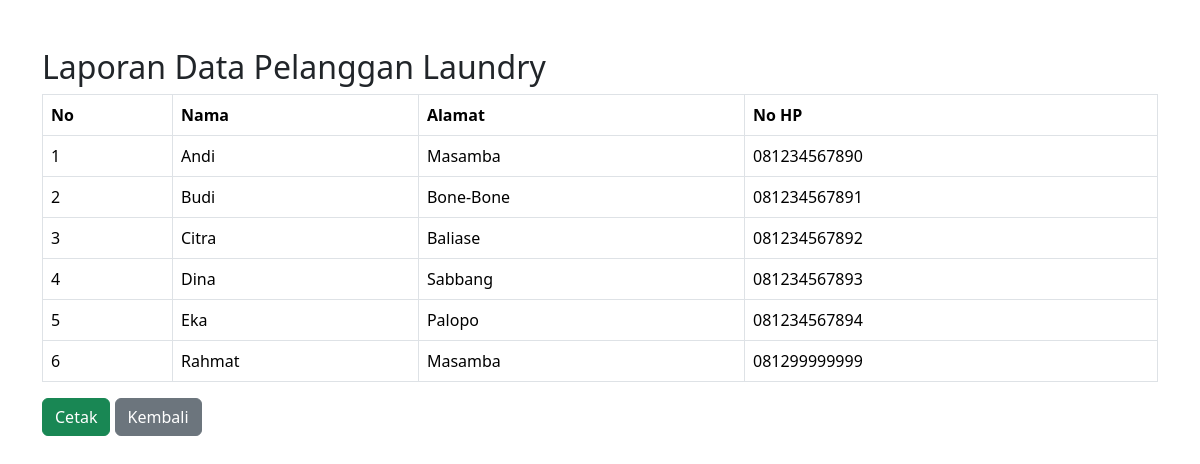
The app's page /laporan.php with its own data.
### tables this page shows
CREATE TABLE `pelanggan` (
  `id_pelanggan` int(11) NOT NULL,
  `nama_pelanggan` varchar(100) NOT NULL,
  `alamat` text DEFAULT NULL,
  `no_hp` varchar(15) DEFAULT NULL
);

### laporan.php (the view, shortened to what this page needs)
<?php
include 'koneksi.php';
?>
<!DOCTYPE html>
<html>
<head>
<link href="https://cdn.jsdelivr.net/npm/bootstrap@5.3.3/dist/css/bootstrap.min.css" rel="stylesheet">
</head>
<body>
<div class="container mt-5">
<h2>Laporan Data Pelanggan Laundry</h2>
<table class="table table-bordered">
<tr>
<th>No</th>
<th>Nama</th>
<th>Alamat</th>
<th>No HP</th>
</tr>
<?php
$no=1;
$data=mysqli_query($conn,"SELECT * FROM pelanggan");
while($d=mysqli_fetch_array($data)){
?>
<tr>
<td><?= $no++; ?></td>
<td><?= $d['nama_pelanggan']; ?></td>
<td><?= $d['alamat']; ?></td>
<td><?= $d['no_hp']; ?></td>
</tr>
<?php } ?>
</table>
<button onclick="window.print()" class="btn btn-success">
Cetak
</button>
<a href="index.php" class="btn btn-secondary">
Kembali
</a>
</div>
</body>
</html>

### records on screen
pelanggan: nama_pelanggan "Andi", alamat "Masamba", no_hp "081234567890"
pelanggan: nama_pelanggan "Budi", alamat "Bone-Bone", no_hp "081234567891"
pelanggan: nama_pelanggan "Citra", alamat "Baliase", no_hp "081234567892"
pelanggan: nama_pelanggan "Dina", alamat "Sabbang", no_hp "081234567893"
pelanggan: nama_pelanggan "Eka", alamat "Palopo", no_hp "081234567894"
pelanggan: nama_pelanggan "Rahmat", alamat "Masamba", no_hp "081299999999"
